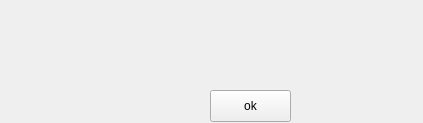
<?xml version="1.0" encoding="UTF-8"?>
<ui version="4.0">
 <class>Form</class>
 <widget class="QWidget" name="Form">
  <property name="geometry">
   <rect>
    <x>0</x>
    <y>0</y>
    <width>423</width>
    <height>123</height>
   </rect>
  </property>
  <property name="windowTitle">
   <string>Form</string>
  </property>
  <widget class="QLabel" name="errorTxt">
   <property name="geometry">
    <rect>
     <x>130</x>
     <y>10</y>
     <width>251</width>
     <height>71</height>
    </rect>
   </property>
   <property name="text">
    <string/>
   </property>
  </widget>
  <widget class="QPushButton" name="okBtn">
   <property name="geometry">
    <rect>
     <x>210</x>
     <y>90</y>
     <width>81</width>
     <height>32</height>
    </rect>
   </property>
   <property name="text">
    <string>ok</string>
   </property>
  </widget>
  <widget class="QLabel" name="warningImg">
   <property name="geometry">
    <rect>
     <x>30</x>
     <y>20</y>
     <width>81</width>
     <height>81</height>
    </rect>
   </property>
   <property name="text">
    <string/>
   </property>
  </widget>
 </widget>
 <resources/>
 <connections/>
</ui>
